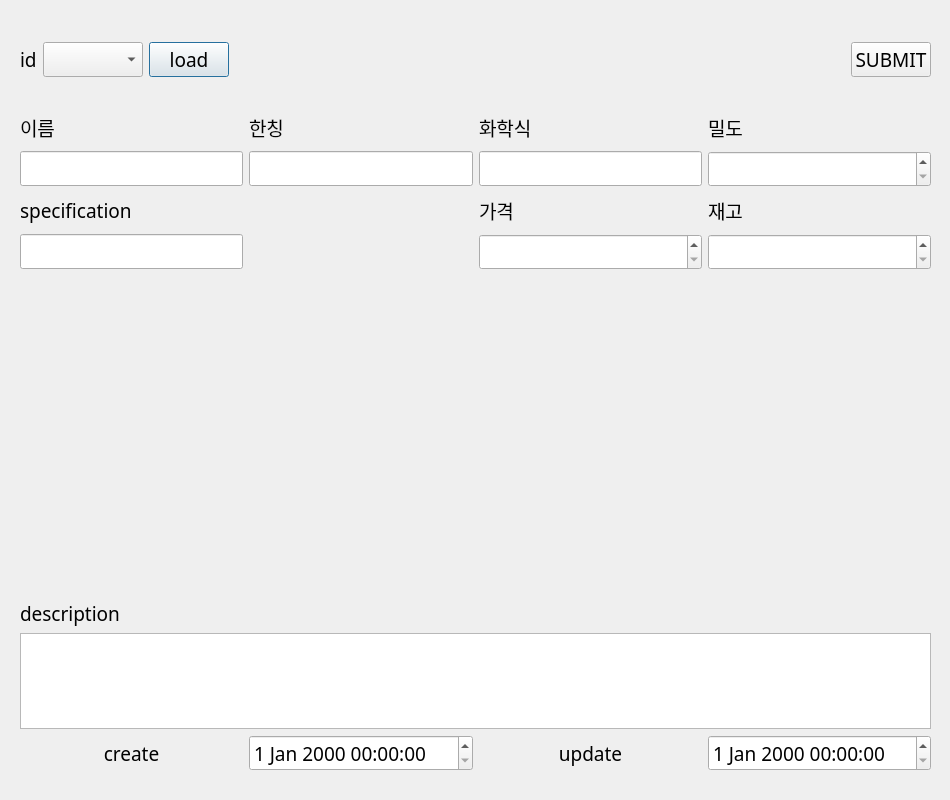
<?xml version="1.0" encoding="UTF-8"?>
<ui version="4.0">
 <class>Dialog</class>
 <widget class="QDialog" name="Dialog">
  <property name="geometry">
   <rect>
    <x>0</x>
    <y>0</y>
    <width>950</width>
    <height>800</height>
   </rect>
  </property>
  <property name="font">
   <font>
    <family>굴림</family>
    <pointsize>14</pointsize>
   </font>
  </property>
  <property name="windowTitle">
   <string>Dialog</string>
  </property>
  <widget class="QWidget" name="gridLayoutWidget_3">
   <property name="geometry">
    <rect>
     <x>20</x>
     <y>20</y>
     <width>911</width>
     <height>80</height>
    </rect>
   </property>
   <layout class="QGridLayout" name="gridLayout_4">
    <item row="0" column="2">
     <widget class="QPushButton" name="loadBtn">
      <property name="text">
       <string>load</string>
      </property>
     </widget>
    </item>
    <item row="0" column="1">
     <widget class="QComboBox" name="idComboBox"/>
    </item>
    <item row="0" column="4">
     <spacer name="horizontalSpacer">
      <property name="orientation">
       <enum>Qt::Horizontal</enum>
      </property>
      <property name="sizeHint" stdset="0">
       <size>
        <width>40</width>
        <height>20</height>
       </size>
      </property>
     </spacer>
    </item>
    <item row="0" column="0">
     <widget class="QLabel" name="label_12">
      <property name="text">
       <string>id</string>
      </property>
     </widget>
    </item>
    <item row="0" column="5">
     <widget class="QPushButton" name="submitBtn">
      <property name="text">
       <string>SUBMIT</string>
      </property>
     </widget>
    </item>
   </layout>
  </widget>
  <widget class="QWidget" name="gridLayoutWidget">
   <property name="geometry">
    <rect>
     <x>20</x>
     <y>600</y>
     <width>911</width>
     <height>171</height>
    </rect>
   </property>
   <layout class="QGridLayout" name="gridLayout_2">
    <item row="1" column="0" colspan="4">
     <widget class="QPlainTextEdit" name="descriptionPlainTextEdit">
      <property name="plainText">
       <string/>
      </property>
     </widget>
    </item>
    <item row="2" column="2">
     <widget class="QLabel" name="label_17">
      <property name="text">
       <string>update</string>
      </property>
      <property name="alignment">
       <set>Qt::AlignCenter</set>
      </property>
     </widget>
    </item>
    <item row="2" column="0">
     <widget class="QLabel" name="label_16">
      <property name="text">
       <string>create</string>
      </property>
      <property name="alignment">
       <set>Qt::AlignCenter</set>
      </property>
     </widget>
    </item>
    <item row="2" column="3">
     <widget class="QDateTimeEdit" name="update_dateDateTimeEdit">
      <property name="specialValueText">
       <string> </string>
      </property>
     </widget>
    </item>
    <item row="2" column="1">
     <widget class="QDateTimeEdit" name="reg_dateDateTimeEdit">
      <property name="specialValueText">
       <string> </string>
      </property>
     </widget>
    </item>
    <item row="0" column="0" colspan="4">
     <widget class="QLabel" name="label_15">
      <property name="text">
       <string>description</string>
      </property>
     </widget>
    </item>
   </layout>
  </widget>
  <widget class="QWidget" name="gridLayoutWidget_2">
   <property name="geometry">
    <rect>
     <x>20</x>
     <y>110</y>
     <width>911</width>
     <height>160</height>
    </rect>
   </property>
   <layout class="QGridLayout" name="gridLayout_3" columnstretch="1,1,1,1">
    <item row="0" column="0">
     <widget class="QLabel" name="label_14">
      <property name="text">
       <string>이름</string>
      </property>
      <property name="alignment">
       <set>Qt::AlignLeading|Qt::AlignLeft|Qt::AlignVCenter</set>
      </property>
     </widget>
    </item>
    <item row="1" column="0">
     <widget class="QLineEdit" name="nameLineEdit"/>
    </item>
    <item row="0" column="1">
     <widget class="QLabel" name="label_19">
      <property name="text">
       <string>한칭</string>
      </property>
      <property name="alignment">
       <set>Qt::AlignLeading|Qt::AlignLeft|Qt::AlignVCenter</set>
      </property>
     </widget>
    </item>
    <item row="1" column="1">
     <widget class="QLineEdit" name="name_koLineEdit"/>
    </item>
    <item row="2" column="0">
     <widget class="QLabel" name="label_20">
      <property name="text">
       <string>specification</string>
      </property>
      <property name="alignment">
       <set>Qt::AlignLeading|Qt::AlignLeft|Qt::AlignVCenter</set>
      </property>
     </widget>
    </item>
    <item row="3" column="0">
     <widget class="QLineEdit" name="specificationLineEdit"/>
    </item>
    <item row="3" column="3">
     <widget class="QSpinBox" name="inventorySpinBox">
      <property name="specialValueText">
       <string> </string>
      </property>
      <property name="maximum">
       <number>999999</number>
      </property>
     </widget>
    </item>
    <item row="2" column="3">
     <widget class="QLabel" name="label_22">
      <property name="text">
       <string>재고</string>
      </property>
      <property name="alignment">
       <set>Qt::AlignLeading|Qt::AlignLeft|Qt::AlignVCenter</set>
      </property>
     </widget>
    </item>
    <item row="1" column="3">
     <widget class="QDoubleSpinBox" name="densityDoubleSpinBox">
      <property name="specialValueText">
       <string> </string>
      </property>
      <property name="maximum">
       <double>999999.989999999990687</double>
      </property>
      <property name="singleStep">
       <double>0.100000000000000</double>
      </property>
     </widget>
    </item>
    <item row="0" column="3">
     <widget class="QLabel" name="label_21">
      <property name="text">
       <string>밀도</string>
      </property>
      <property name="alignment">
       <set>Qt::AlignLeading|Qt::AlignLeft|Qt::AlignVCenter</set>
      </property>
     </widget>
    </item>
    <item row="0" column="2">
     <widget class="QLabel" name="label_18">
      <property name="text">
       <string>화학식</string>
      </property>
      <property name="alignment">
       <set>Qt::AlignLeading|Qt::AlignLeft|Qt::AlignVCenter</set>
      </property>
     </widget>
    </item>
    <item row="1" column="2">
     <widget class="QLineEdit" name="chemical_symbolLineEdit"/>
    </item>
    <item row="3" column="2">
     <widget class="QDoubleSpinBox" name="priceDoubleSpinBox">
      <property name="specialValueText">
       <string> </string>
      </property>
      <property name="maximum">
       <double>999999.989999999990687</double>
      </property>
      <property name="singleStep">
       <double>0.100000000000000</double>
      </property>
     </widget>
    </item>
    <item row="2" column="2">
     <widget class="QLabel" name="label_13">
      <property name="text">
       <string>가격</string>
      </property>
      <property name="alignment">
       <set>Qt::AlignLeading|Qt::AlignLeft|Qt::AlignVCenter</set>
      </property>
     </widget>
    </item>
   </layout>
  </widget>
 </widget>
 <resources/>
 <connections/>
</ui>
